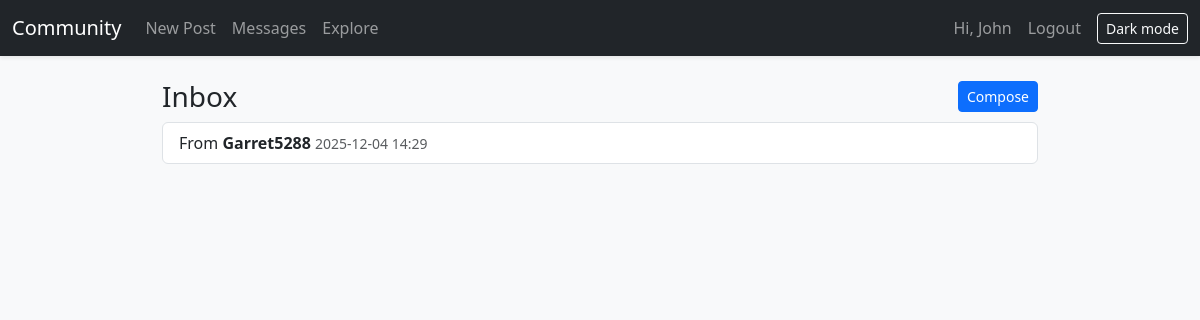
Screenshot of /messages (signed in) with the database file from the repository.
### community_forum.py (models this page shows)
class User(db.Model):
	id = db.Column(db.Integer, primary_key=True)
	username = db.Column(db.String(80), unique=True, nullable=False, index=True)
	email = db.Column(db.String(120), unique=True, nullable=False, index=True)
	password_hash = db.Column(db.String(128), nullable=False)
	is_admin = db.Column(db.Boolean, default=False, nullable=False)
	bio = db.Column(db.Text)
	created_at = db.Column(db.DateTime, default=datetime.utcnow, nullable=False)
	posts = db.relationship('Post', back_populates='author', cascade='all, delete-orphan')
	comments = db.relationship('Comment', back_populates='author', cascade='all, delete-orphan')
	sent_messages = db.relationship('Message', foreign_keys='Message.sender_id', back_populates='sender', cascade='all, delete-orphan')
	received_messages = db.relationship('Message', foreign_keys='Message.recipient_id', back_populates='recipient', cascade='all, delete-orphan')

class Message(db.Model):
	id = db.Column(db.Integer, primary_key=True)
	sender_id = db.Column(db.Integer, db.ForeignKey('user.id'), nullable=False)
	recipient_id = db.Column(db.Integer, db.ForeignKey('user.id'), nullable=False)
	body = db.Column(db.Text, nullable=False)
	created_at = db.Column(db.DateTime, default=datetime.utcnow, nullable=False)
	read_at = db.Column(db.DateTime)
	sender = db.relationship('User', foreign_keys=[sender_id], back_populates='sent_messages')
	recipient = db.relationship('User', foreign_keys=[recipient_id], back_populates='received_messages')

### community_forum.py (the view)
	def wrapper(*args, **kwargs):
		if not session.get('uid'):
			flash('Please log in first.', 'error')
			return redirect(url_for('login'))
		return fn(*args, **kwargs)

### community_forum.py (called while the page is built)
def current_user():
	uid = session.get('uid')
	if not uid:
		return None
	return User.query.get(uid)

def login_required(fn):
	def wrapper(*args, **kwargs):
		if not session.get('uid'):
			flash('Please log in first.', 'error')
			return redirect(url_for('login'))
		return fn(*args, **kwargs)
	wrapper.__name__ = fn.__name__
	return wrapper

@app.context_processor
def inject_user_and_csrf():
	u = current_user()
	unread = 0
	if u:
		try:
			unread = Message.query.filter_by(recipient_id=u.id, read_at=None).count()
		except Exception:
			unread = 0
	return {
		'user': u,
		'csrf_token': _csrf_token(),
		'unread_count': unread,
	}

@app.after_request
def add_security_headers(resp):
	csp = (
		"default-src 'self'; "
		"style-src 'self' https://cdn.jsdelivr.net; "
		"script-src 'self' https://cdn.jsdelivr.net; "
		"object-src 'none'; base-uri 'self'; frame-ancestors 'none'"
	)
	resp.headers['Content-Security-Policy'] = csp
	resp.headers['X-Content-Type-Options'] = 'nosniff'
	resp.headers['X-Frame-Options'] = 'DENY'
	resp.headers['Referrer-Policy'] = 'no-referrer'
	return resp

def _csrf_token():
	tok = session.get('csrf_token')
	if not tok:
		import secrets
		tok = secrets.token_urlsafe(32)
		session['csrf_token'] = tok
	return tok

@app.before_request
def enforce_idle_timeout():
	uid = session.get('uid')
	if not uid:
		return
	try:
		last = int(session.get('last_activity') or 0)
	except Exception:
		last = 0
	now = int(time.time())
	idle_limit = app.config['SESSION_IDLE_TIMEOUT_MIN'] * 60
	if last and (now - last) > idle_limit:
		session.clear()
		flash('Session expired due to inactivity. Please log in again.', 'error')
		return redirect(url_for('login'))
	session['last_activity'] = now

@app.route('/messages')
@login_required
def inbox():
	msgs = Message.query.filter_by(recipient_id=session['uid']).order_by(Message.created_at.desc()).all()
	return render_template('inbox.html', title='Messages', msgs=msgs)

### templates/inbox.html
{% extends 'base.html' %}
{% block content %}
<div class="d-flex justify-content-between align-items-center mb-2">
    <h3 class="mb-0">Inbox</h3>
    <a class="btn btn-sm btn-primary" href="{{ url_for('message_compose') }}">Compose</a>
</div>
<div class="list-group">
    {% for m in msgs %}
    <a class="list-group-item list-group-item-action" href="{{ url_for('message_view', msg_id=m.id) }}">
        From <strong>{{ m.sender.username }}</strong>
        <small class="text-muted">{{ m.created_at.strftime('%Y-%m-%d %H:%M') }}</small>
    </a>
    {% endfor %}
</div>
{% endblock %}

### templates/base.html (shortened to what this page needs)
<!doctype html>
<link rel="stylesheet" href="https://cdn.jsdelivr.net/npm/bootstrap@5.3.2/dist/css/bootstrap.min.css">
<link rel="stylesheet" href="{{ url_for('static', filename='app.css') }}">
<nav class="navbar navbar-dark bg-dark navbar-expand-lg">
    <div class="container-fluid">
        <a class="navbar-brand" href="/">Community</a>
        <div class="collapse navbar-collapse" id="nav">
            <ul class="navbar-nav me-auto">
                <li class="nav-item"><a class="nav-link" href="{{ url_for('post_create') }}">New Post</a></li>
                <li class="nav-item">
                    <a class="nav-link position-relative" href="{{ url_for('inbox') }}">
                        Messages
                    </a>
                </li>
                <li class="nav-item"><a class="nav-link" href="{{ url_for('explore') }}">Explore</a></li>
            </ul>
            <ul class="navbar-nav ms-auto align-items-center">
                {% if user %}
                <li class="nav-item"><span class="navbar-text me-2">Hi, {{ user.username }}</span></li>
                <li class="nav-item"><a class="nav-link" href="{{ url_for('logout') }}">Logout</a></li>
                {% else %}
                <li class="nav-item"><a class="nav-link" href="{{ url_for('login') }}">Login</a></li>
                <li class="nav-item"><a class="nav-link" href="{{ url_for('register') }}">Register</a></li>
                {% endif %}
                <li class="nav-item ms-2">
                    <button id="themeToggle" class="btn btn-sm btn-outline-light" type="button">Dark mode</button>
                </li>
            </ul>
        </div>
    </div>
</nav>
<main class="container my-4">
    {% block content %}{% endblock %}
</main>

### static/app.css (style rules this page uses)
.navbar { box-shadow: 0 2px 4px rgba(0, 0, 0, 0.08); }
.list-group-item { background: var(--card-bg); border-color: var(--border); }
a { color: var(--primary); }
.list-group-item-action { color: var(--text); }
.list-group-item-action strong { color: var(--text); }
.container { max-width: 900px; }
.btn-primary { background-color: var(--primary); border-color: var(--primary); color: #ffffff; }
a.btn-primary, button.btn-primary { color: #ffffff !important; }

### rows the page displays
User: username "John"
Message: sender.username "Garret5288", created_at "2025-12-04 14:29"
